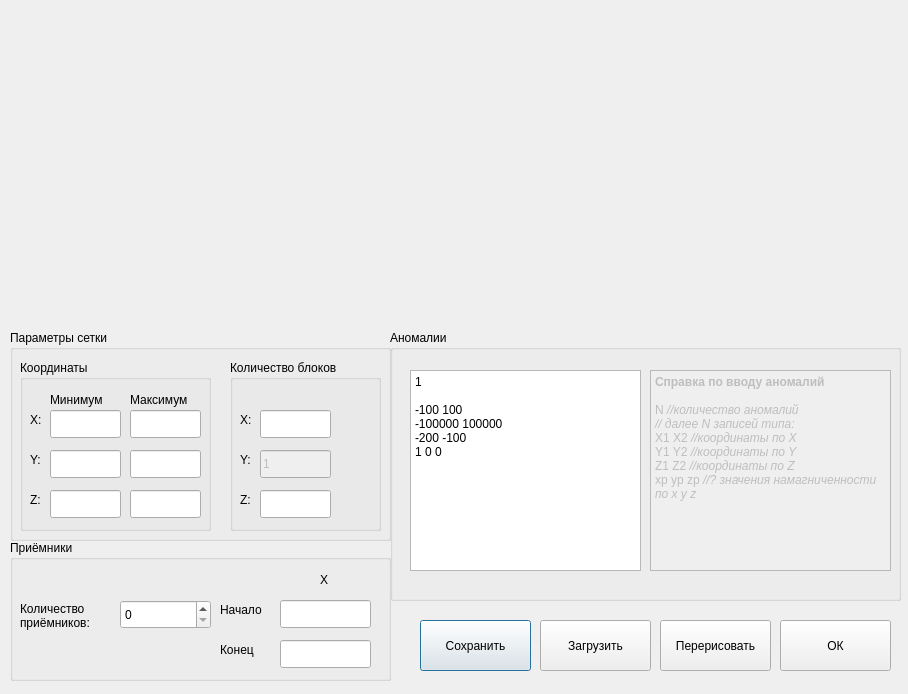
<?xml version="1.0" encoding="UTF-8"?>
<ui version="4.0">
 <class>DialogInputAreaAndAnomaly</class>
 <widget class="QDialog" name="DialogInputAreaAndAnomaly">
  <property name="geometry">
   <rect>
    <x>0</x>
    <y>0</y>
    <width>908</width>
    <height>694</height>
   </rect>
  </property>
  <property name="sizePolicy">
   <sizepolicy hsizetype="Fixed" vsizetype="Fixed">
    <horstretch>0</horstretch>
    <verstretch>0</verstretch>
   </sizepolicy>
  </property>
  <property name="minimumSize">
   <size>
    <width>908</width>
    <height>694</height>
   </size>
  </property>
  <property name="maximumSize">
   <size>
    <width>908</width>
    <height>694</height>
   </size>
  </property>
  <property name="windowTitle">
   <string>Ввод области и аномалии</string>
  </property>
  <widget class="QGroupBox" name="groupBoxGrid">
   <property name="geometry">
    <rect>
     <x>10</x>
     <y>330</y>
     <width>381</width>
     <height>211</height>
    </rect>
   </property>
   <property name="title">
    <string>Параметры сетки</string>
   </property>
   <widget class="QGroupBox" name="groupBoxCoords">
    <property name="geometry">
     <rect>
      <x>10</x>
      <y>30</y>
      <width>191</width>
      <height>171</height>
     </rect>
    </property>
    <property name="title">
     <string>Координаты</string>
    </property>
    <widget class="QLineEdit" name="lineEditZ1">
     <property name="geometry">
      <rect>
       <x>30</x>
       <y>130</y>
       <width>71</width>
       <height>28</height>
      </rect>
     </property>
    </widget>
    <widget class="QLineEdit" name="lineEditX2">
     <property name="geometry">
      <rect>
       <x>110</x>
       <y>50</y>
       <width>71</width>
       <height>28</height>
      </rect>
     </property>
    </widget>
    <widget class="QLabel" name="labelX">
     <property name="geometry">
      <rect>
       <x>10</x>
       <y>50</y>
       <width>21</width>
       <height>20</height>
      </rect>
     </property>
     <property name="text">
      <string>X:</string>
     </property>
    </widget>
    <widget class="QLabel" name="labelMax">
     <property name="geometry">
      <rect>
       <x>110</x>
       <y>30</y>
       <width>81</width>
       <height>20</height>
      </rect>
     </property>
     <property name="text">
      <string>Максимум</string>
     </property>
    </widget>
    <widget class="QLineEdit" name="lineEditY2">
     <property name="geometry">
      <rect>
       <x>110</x>
       <y>90</y>
       <width>71</width>
       <height>28</height>
      </rect>
     </property>
    </widget>
    <widget class="QLineEdit" name="lineEditZ2">
     <property name="geometry">
      <rect>
       <x>110</x>
       <y>130</y>
       <width>71</width>
       <height>28</height>
      </rect>
     </property>
    </widget>
    <widget class="QLabel" name="labelMin">
     <property name="geometry">
      <rect>
       <x>30</x>
       <y>30</y>
       <width>71</width>
       <height>20</height>
      </rect>
     </property>
     <property name="text">
      <string>Минимум</string>
     </property>
    </widget>
    <widget class="QLineEdit" name="lineEditY1">
     <property name="geometry">
      <rect>
       <x>30</x>
       <y>90</y>
       <width>71</width>
       <height>28</height>
      </rect>
     </property>
    </widget>
    <widget class="QLineEdit" name="lineEditX1">
     <property name="enabled">
      <bool>true</bool>
     </property>
     <property name="geometry">
      <rect>
       <x>30</x>
       <y>50</y>
       <width>71</width>
       <height>28</height>
      </rect>
     </property>
     <property name="clearButtonEnabled">
      <bool>false</bool>
     </property>
    </widget>
    <widget class="QLabel" name="labelY">
     <property name="geometry">
      <rect>
       <x>10</x>
       <y>90</y>
       <width>21</width>
       <height>20</height>
      </rect>
     </property>
     <property name="text">
      <string>Y:</string>
     </property>
    </widget>
    <widget class="QLabel" name="labelZ">
     <property name="geometry">
      <rect>
       <x>10</x>
       <y>130</y>
       <width>21</width>
       <height>20</height>
      </rect>
     </property>
     <property name="text">
      <string>Z:</string>
     </property>
    </widget>
   </widget>
   <widget class="QGroupBox" name="groupBoxBlocks">
    <property name="geometry">
     <rect>
      <x>220</x>
      <y>30</y>
      <width>151</width>
      <height>171</height>
     </rect>
    </property>
    <property name="title">
     <string>Количество блоков</string>
    </property>
    <widget class="QLineEdit" name="lineEditZBlocks">
     <property name="geometry">
      <rect>
       <x>30</x>
       <y>130</y>
       <width>71</width>
       <height>28</height>
      </rect>
     </property>
    </widget>
    <widget class="QLabel" name="labelXBlocks">
     <property name="geometry">
      <rect>
       <x>10</x>
       <y>50</y>
       <width>21</width>
       <height>20</height>
      </rect>
     </property>
     <property name="text">
      <string>X:</string>
     </property>
    </widget>
    <widget class="QLineEdit" name="lineEditYBlocks">
     <property name="enabled">
      <bool>false</bool>
     </property>
     <property name="geometry">
      <rect>
       <x>30</x>
       <y>90</y>
       <width>71</width>
       <height>28</height>
      </rect>
     </property>
     <property name="layoutDirection">
      <enum>Qt::LeftToRight</enum>
     </property>
     <property name="text">
      <string>1</string>
     </property>
    </widget>
    <widget class="QLineEdit" name="lineEditXBlocks">
     <property name="enabled">
      <bool>true</bool>
     </property>
     <property name="geometry">
      <rect>
       <x>30</x>
       <y>50</y>
       <width>71</width>
       <height>28</height>
      </rect>
     </property>
    </widget>
    <widget class="QLabel" name="labelYBlocks">
     <property name="geometry">
      <rect>
       <x>10</x>
       <y>90</y>
       <width>21</width>
       <height>20</height>
      </rect>
     </property>
     <property name="text">
      <string>Y:</string>
     </property>
    </widget>
    <widget class="QLabel" name="labelZBlocks">
     <property name="geometry">
      <rect>
       <x>10</x>
       <y>130</y>
       <width>21</width>
       <height>20</height>
      </rect>
     </property>
     <property name="text">
      <string>Z:</string>
     </property>
    </widget>
   </widget>
  </widget>
  <widget class="QGroupBox" name="groupBoxAnomaly">
   <property name="geometry">
    <rect>
     <x>390</x>
     <y>330</y>
     <width>511</width>
     <height>271</height>
    </rect>
   </property>
   <property name="title">
    <string>Аномалии</string>
   </property>
   <widget class="QTextEdit" name="textEditInput">
    <property name="geometry">
     <rect>
      <x>20</x>
      <y>40</y>
      <width>231</width>
      <height>201</height>
     </rect>
    </property>
    <property name="html">
     <string>&lt;!DOCTYPE HTML PUBLIC &quot;-//W3C//DTD HTML 4.0//EN&quot; &quot;http://www.w3.org/TR/REC-html40/strict.dtd&quot;&gt;
&lt;html&gt;&lt;head&gt;&lt;meta name=&quot;qrichtext&quot; content=&quot;1&quot; /&gt;&lt;meta charset=&quot;utf-8&quot; /&gt;&lt;style type=&quot;text/css&quot;&gt;
p, li { white-space: pre-wrap; }
hr { height: 1px; border-width: 0; }
li.unchecked::marker { content: &quot;\2610&quot;; }
li.checked::marker { content: &quot;\2612&quot;; }
&lt;/style&gt;&lt;/head&gt;&lt;body style=&quot; font-family:'Segoe UI'; font-size:9pt; font-weight:400; font-style:normal;&quot;&gt;
&lt;p style=&quot; margin-top:0px; margin-bottom:0px; margin-left:0px; margin-right:0px; -qt-block-indent:0; text-indent:0px;&quot;&gt;1&lt;/p&gt;
&lt;p style=&quot;-qt-paragraph-type:empty; margin-top:0px; margin-bottom:0px; margin-left:0px; margin-right:0px; -qt-block-indent:0; text-indent:0px;&quot;&gt;&lt;br /&gt;&lt;/p&gt;
&lt;p style=&quot; margin-top:0px; margin-bottom:0px; margin-left:0px; margin-right:0px; -qt-block-indent:0; text-indent:0px;&quot;&gt;-100 100&lt;/p&gt;
&lt;p style=&quot; margin-top:0px; margin-bottom:0px; margin-left:0px; margin-right:0px; -qt-block-indent:0; text-indent:0px;&quot;&gt;-100000 100000&lt;/p&gt;
&lt;p style=&quot; margin-top:0px; margin-bottom:0px; margin-left:0px; margin-right:0px; -qt-block-indent:0; text-indent:0px;&quot;&gt;-200 -100&lt;/p&gt;
&lt;p style=&quot; margin-top:0px; margin-bottom:0px; margin-left:0px; margin-right:0px; -qt-block-indent:0; text-indent:0px;&quot;&gt;1 0 0&lt;/p&gt;&lt;/body&gt;&lt;/html&gt;</string>
    </property>
   </widget>
   <widget class="QTextEdit" name="textEditHelp">
    <property name="enabled">
     <bool>false</bool>
    </property>
    <property name="geometry">
     <rect>
      <x>260</x>
      <y>40</y>
      <width>241</width>
      <height>201</height>
     </rect>
    </property>
    <property name="html">
     <string>&lt;!DOCTYPE HTML PUBLIC &quot;-//W3C//DTD HTML 4.0//EN&quot; &quot;http://www.w3.org/TR/REC-html40/strict.dtd&quot;&gt;
&lt;html&gt;&lt;head&gt;&lt;meta name=&quot;qrichtext&quot; content=&quot;1&quot; /&gt;&lt;meta charset=&quot;utf-8&quot; /&gt;&lt;style type=&quot;text/css&quot;&gt;
p, li { white-space: pre-wrap; }
hr { height: 1px; border-width: 0; }
li.unchecked::marker { content: &quot;\2610&quot;; }
li.checked::marker { content: &quot;\2612&quot;; }
&lt;/style&gt;&lt;/head&gt;&lt;body style=&quot; font-family:'Segoe UI'; font-size:9pt; font-weight:400; font-style:normal;&quot;&gt;
&lt;p style=&quot; margin-top:0px; margin-bottom:0px; margin-left:0px; margin-right:0px; -qt-block-indent:0; text-indent:0px;&quot;&gt;&lt;span style=&quot; font-weight:700;&quot;&gt;Справка по вводу аномалий&lt;/span&gt;&lt;/p&gt;
&lt;p style=&quot;-qt-paragraph-type:empty; margin-top:0px; margin-bottom:0px; margin-left:0px; margin-right:0px; -qt-block-indent:0; text-indent:0px; font-weight:700;&quot;&gt;&lt;br /&gt;&lt;/p&gt;
&lt;p style=&quot; margin-top:0px; margin-bottom:0px; margin-left:0px; margin-right:0px; -qt-block-indent:0; text-indent:0px;&quot;&gt;N &lt;span style=&quot; font-style:italic;&quot;&gt;//количество аномалий&lt;/span&gt;&lt;/p&gt;
&lt;p style=&quot; margin-top:0px; margin-bottom:0px; margin-left:0px; margin-right:0px; -qt-block-indent:0; text-indent:0px;&quot;&gt;&lt;span style=&quot; font-style:italic;&quot;&gt;// далее N записей типа:&lt;/span&gt;&lt;/p&gt;
&lt;p style=&quot; margin-top:0px; margin-bottom:0px; margin-left:0px; margin-right:0px; -qt-block-indent:0; text-indent:0px;&quot;&gt;X1 X2 &lt;span style=&quot; font-style:italic;&quot;&gt;//координаты по X&lt;/span&gt;&lt;/p&gt;
&lt;p style=&quot; margin-top:0px; margin-bottom:0px; margin-left:0px; margin-right:0px; -qt-block-indent:0; text-indent:0px;&quot;&gt;Y1 Y2 &lt;span style=&quot; font-style:italic;&quot;&gt;//координаты по Y&lt;/span&gt;&lt;/p&gt;
&lt;p style=&quot; margin-top:0px; margin-bottom:0px; margin-left:0px; margin-right:0px; -qt-block-indent:0; text-indent:0px;&quot;&gt;Z1 Z2 &lt;span style=&quot; font-style:italic;&quot;&gt;//координаты по Z&lt;/span&gt;&lt;/p&gt;
&lt;p style=&quot; margin-top:0px; margin-bottom:0px; margin-left:0px; margin-right:0px; -qt-block-indent:0; text-indent:0px;&quot;&gt;xp yp zp &lt;span style=&quot; font-style:italic;&quot;&gt;//? значения намагниченности по x y z&lt;/span&gt;&lt;/p&gt;&lt;/body&gt;&lt;/html&gt;</string>
    </property>
   </widget>
  </widget>
  <widget class="QGroupBox" name="groupBoxRecievers">
   <property name="geometry">
    <rect>
     <x>10</x>
     <y>540</y>
     <width>381</width>
     <height>141</height>
    </rect>
   </property>
   <property name="title">
    <string>Приёмники</string>
   </property>
   <widget class="QSpinBox" name="spinBoxNRecievers">
    <property name="geometry">
     <rect>
      <x>110</x>
      <y>60</y>
      <width>91</width>
      <height>29</height>
     </rect>
    </property>
    <property name="maximum">
     <number>1000000</number>
    </property>
   </widget>
   <widget class="QLabel" name="labelNRecievers">
    <property name="geometry">
     <rect>
      <x>10</x>
      <y>50</y>
      <width>101</width>
      <height>51</height>
     </rect>
    </property>
    <property name="text">
     <string>Количество
приёмников:</string>
    </property>
   </widget>
   <widget class="QLabel" name="labelBeginRecievers">
    <property name="geometry">
     <rect>
      <x>210</x>
      <y>60</y>
      <width>63</width>
      <height>20</height>
     </rect>
    </property>
    <property name="text">
     <string>Начало</string>
    </property>
   </widget>
   <widget class="QLabel" name="labelEndRecievers">
    <property name="geometry">
     <rect>
      <x>210</x>
      <y>100</y>
      <width>63</width>
      <height>20</height>
     </rect>
    </property>
    <property name="text">
     <string>Конец</string>
    </property>
   </widget>
   <widget class="QLineEdit" name="lineEditRecieversBeginX">
    <property name="geometry">
     <rect>
      <x>270</x>
      <y>60</y>
      <width>91</width>
      <height>28</height>
     </rect>
    </property>
   </widget>
   <widget class="QLineEdit" name="lineEditRecieversEndX">
    <property name="geometry">
     <rect>
      <x>270</x>
      <y>100</y>
      <width>91</width>
      <height>28</height>
     </rect>
    </property>
   </widget>
   <widget class="QLabel" name="labelReieversX">
    <property name="geometry">
     <rect>
      <x>310</x>
      <y>30</y>
      <width>21</width>
      <height>20</height>
     </rect>
    </property>
    <property name="text">
     <string>X</string>
    </property>
   </widget>
  </widget>
  <widget class="QPushButton" name="pushButtonSave">
   <property name="geometry">
    <rect>
     <x>420</x>
     <y>620</y>
     <width>111</width>
     <height>51</height>
    </rect>
   </property>
   <property name="text">
    <string>Сохранить</string>
   </property>
  </widget>
  <widget class="QPushButton" name="pushButtonOpen">
   <property name="geometry">
    <rect>
     <x>540</x>
     <y>620</y>
     <width>111</width>
     <height>51</height>
    </rect>
   </property>
   <property name="text">
    <string>Загрузить</string>
   </property>
  </widget>
  <widget class="QPushButton" name="pushButtonRedraw">
   <property name="geometry">
    <rect>
     <x>660</x>
     <y>620</y>
     <width>111</width>
     <height>51</height>
    </rect>
   </property>
   <property name="text">
    <string>Перерисовать</string>
   </property>
  </widget>
  <widget class="QPushButton" name="pushButtonOk">
   <property name="geometry">
    <rect>
     <x>780</x>
     <y>620</y>
     <width>111</width>
     <height>51</height>
    </rect>
   </property>
   <property name="text">
    <string>ОК</string>
   </property>
  </widget>
  <widget class="QLabel" name="labelPixmap">
   <property name="geometry">
    <rect>
     <x>20</x>
     <y>20</y>
     <width>861</width>
     <height>301</height>
    </rect>
   </property>
   <property name="text">
    <string/>
   </property>
  </widget>
 </widget>
 <tabstops>
  <tabstop>lineEditX1</tabstop>
  <tabstop>lineEditX2</tabstop>
  <tabstop>lineEditY1</tabstop>
  <tabstop>lineEditY2</tabstop>
  <tabstop>lineEditZ1</tabstop>
  <tabstop>lineEditZ2</tabstop>
  <tabstop>lineEditXBlocks</tabstop>
  <tabstop>lineEditYBlocks</tabstop>
  <tabstop>lineEditZBlocks</tabstop>
  <tabstop>spinBoxNRecievers</tabstop>
  <tabstop>lineEditRecieversBeginX</tabstop>
  <tabstop>lineEditRecieversEndX</tabstop>
  <tabstop>textEditInput</tabstop>
  <tabstop>textEditHelp</tabstop>
  <tabstop>pushButtonSave</tabstop>
  <tabstop>pushButtonOpen</tabstop>
  <tabstop>pushButtonRedraw</tabstop>
  <tabstop>pushButtonOk</tabstop>
 </tabstops>
 <resources/>
 <connections/>
</ui>
